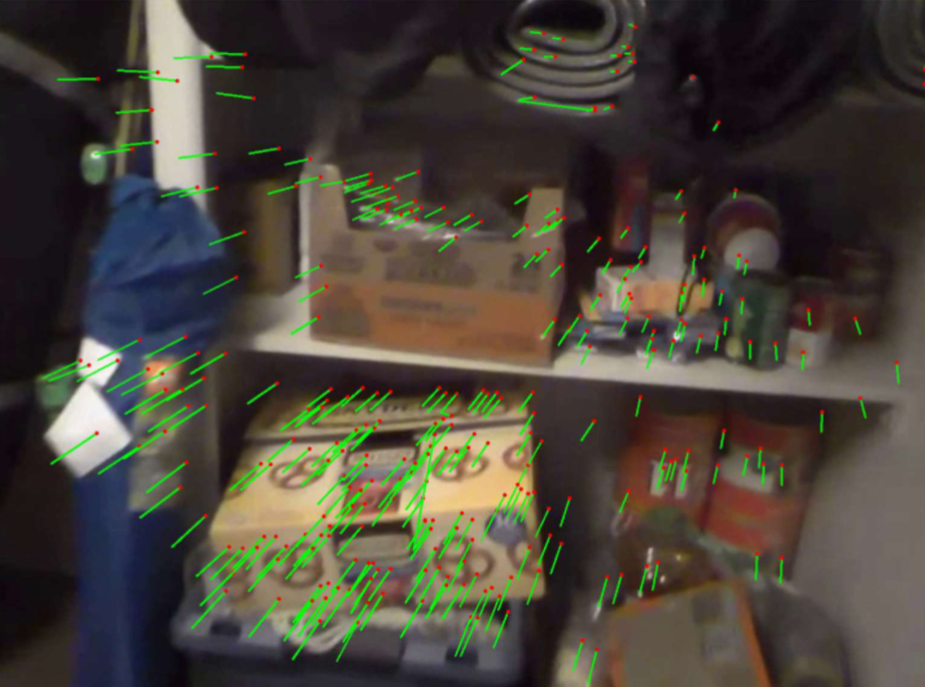
#> input picture MotionField/Contraction.png, 925 x 687 px, given in place of Video.mp4, which was not available
$ python task2.py
#> lines starting #> are read from the running program, lines starting #| are printed output that depends on the picture
import cv2 as cv
import numpy as np

# Open the video file
cap = cv.VideoCapture('Video.mp4')
if not cap.isOpened():
    print("Error: Could not open video.")
    exit()

# Get video properties (like frame width, height, and FPS) and Create VideoWriter object
frame_width = int(cap.get(cv.CAP_PROP_FRAME_WIDTH))
frame_height = int(cap.get(cv.CAP_PROP_FRAME_HEIGHT))
fps = cap.get(cv.CAP_PROP_FPS)
print("Width:", frame_width, "Height", frame_height)

all_old_points = []
all_new_points = []


METHOD = "knnMatch"
# METHOD = "matchTemplate"

if METHOD == "knnMatch":
    out = cv.VideoWriter('processed_video2.mp4', cv.VideoWriter_fourcc(*'mp4v'), fps,
                    (frame_width, frame_height))
    out2 = cv.VideoWriter('processed_video2_nolines.mp4', cv.VideoWriter_fourcc(*'mp4v'), fps,
                    (frame_width, frame_height))
    # Initiate SIFT detector and BFMatcher
    sift = cv.SIFT_create(nfeatures=1000)
    bf = cv.BFMatcher()

    frame_number = 0
    skip = 5
    prev_kp = [None]*skip
    prev_des = [None]*skip
    max_distance = 200

    while True:
        ret, frame = cap.read()  # Read a frame from the video
#> frame is the input picture: shape (687, 925, 3); mean B, G, R 58.1, 68.4, 73.9
        if not ret: break
        frame_gray = cv.cvtColor(frame, cv.COLOR_BGR2GRAY)
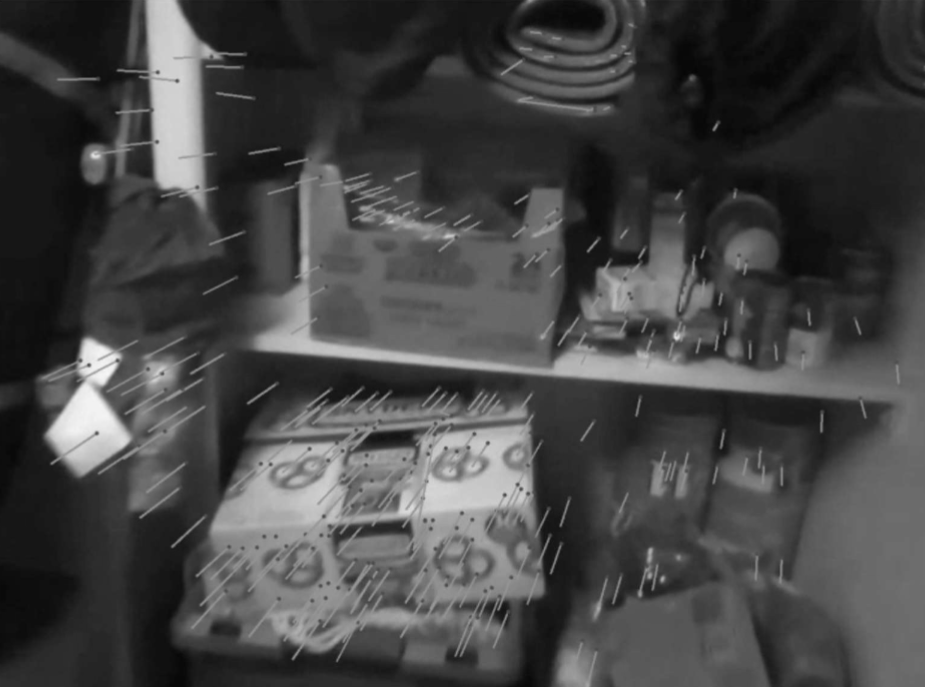
#> frame_gray: shape (687, 925); min 5, max 246, mean 68.8

        kp1, des1 = prev_kp[frame_number % skip], prev_des[frame_number % skip]
        kp2, des2 = sift.detectAndCompute(frame_gray, None)
#> kp2 = 1000 keypoints; strongest (x, y, size): (97, 359, 25.6), (179, 159, 40.6), (173, 57, 48.6), (89, 365, 2.7)

        if des1 is not None:

            # find the keypoints and descriptors with SIFT
            matches = bf.knnMatch(des1, des2, k=2)

            # Choose only the best matches
            all_good = []
            for m, n in matches:
                if m.distance < .75*n.distance:
                    all_good.append([m])

            all_good.sort(key=lambda x: x[0].distance)  # Sort matches by distance
            top_n = 500  # Limit the number of matches to top N
            good = all_good[:top_n]  # Keep only the top N matches

            # Get the coordinates of the good matches in both images
            points1 = np.float32([kp1[m[0].queryIdx].pt for m in good])
            points2 = np.float32([kp2[m[0].trainIdx].pt for m in good])

            all_new_points.append([])
            all_old_points.append([])
            frame2 = frame.copy()

            # Draw motion lines
            for new, old in zip(points1, points2):
                a, b = new.ravel().astype(int)
                c, d = old.ravel().astype(int)

                # Calculate the distance between the points
                dist = np.linalg.norm([a - c, b - d])
                # print(dist)

                # Only draw if the distance is smaller than the threshold
                if dist < max_distance:
                    all_new_points[-1].append([a, b])
                    all_old_points[-1].append([c, d])
                    cv.line(frame, (a, b), (c, d), (0, 255, 0), 2)
                cv.circle(frame, (a, b), 3, (0, 0, 255), -1)
                cv.circle(frame2, (a, b), 3, (0, 0, 255), -1)

            # # Display the frame
            # cv.imshow("Feature Matching", frame)
            # cv.waitKey(0)  # Wait indefinitely until a key is pressed
            out.write(frame)
            out2.write(frame2)
            all_new_points[-1] = np.array(all_new_points[-1])
            all_old_points[-1] = np.array(all_old_points[-1])

        prev_kp[frame_number % skip], prev_des[frame_number % skip] = kp2, des2
        frame_number += 1
        if frame_number % 20 == 0: print(f"Processed frame {frame_number}")
        # break
else:
    out = cv.VideoWriter('processed_video3.mp4', cv.VideoWriter_fourcc(*'mp4v'), fps,
                    (frame_width, frame_height))
    frame_number = 0
    skip = 5
    template_size = 20
    all_prev_points = [None]*skip
    old_loc = [[None]*400 for _ in range(skip)]

    while True:
        ret, frame = cap.read()  # Read a frame from the video
        if not ret: break
        frame_gray = cv.cvtColor(frame, cv.COLOR_BGR2GRAY)

        prev_points = all_prev_points[frame_number % skip]
        new_pts = cv.goodFeaturesToTrack(frame_gray, maxCorners=400, qualityLevel=0.01, minDistance=10)

        if prev_points is not None:
            for i, point in enumerate(prev_points):
                x, y = point.ravel()  # Get the coordinates of the feature

                # Define template size (e.g., 20x20 or smaller)
                x_min = max(int(x) - template_size // 2, 0)
                y_min = max(int(y) - template_size // 2, 0)
                x_max = min(int(x) + template_size // 2, frame_gray.shape[1])
                y_max = min(int(y) + template_size // 2, frame_gray.shape[0])

                # Extract the template (small patch around the point)
                template = frame_gray[y_min:y_max, x_min:x_max]

                if template.shape[0] > 0 and template.shape[1] > 0:
                    # Define a small search window around the feature point
                    window_size = 40  # Size of the window for the search area (adjust as needed)
                    x_min_search = max(int(x) - window_size // 2, 0)
                    y_min_search = max(int(y) - window_size // 2, 0)
                    x_max_search = min(int(x) + window_size // 2, frame_gray.shape[1])
                    y_max_search = min(int(y) + window_size // 2, frame_gray.shape[0])

                    # Crop the frame to the search window
                    search_window = frame_gray[y_min_search:y_max_search, x_min_search:x_max_search]

                    if search_window.shape[0] > 0 and search_window.shape[1] > 0:
                        # Perform template matching within the search window
                        result = cv.matchTemplate(search_window, template, cv.TM_CCOEFF_NORMED)

                        # Get the best match location
                        min_val, max_val, min_loc, max_loc = cv.minMaxLoc(result)

                        # Adjust the location relative to the original frame
                        top_left = (max_loc[0] + x_min_search, max_loc[1] + y_min_search)
                        h, w = template.shape[:2]

                        a, b = (top_left[0] + w // 2, top_left[1] + h // 2)

                        # Find the closest previous location in old_loc
                        prev_loc = old_loc[frame_number % skip]
                        distances = np.linalg.norm(np.array(prev_loc) - np.array([a, b]), axis=1)
                        min_index = np.argmin(distances)
                        c, d = prev_loc[min_index]  # Closest point in old_loc

                        cv.circle(frame, (a, b), 3, (0, 0, 255), -1)
                        cv.line(frame, (a, b), (c, d), (0, 255, 0), 2)

                        old_loc[frame_number % skip][i] = (a, b)
            out.write(frame)
        else:
            old_loc[frame_number % skip] = [(0, 0)]*400 # First few frames will be off (and ignored)

        all_prev_points[frame_number % skip] = new_pts  # Save the current frame for future use
        # prev_kp[frame_number % skip], prev_des[frame_number % skip] = kp2, des2
        frame_number += 1
        if frame_number % 20 == 0: print(f"Processed frame {frame_number}")
        # break


cap.release()
out.release()
cv.destroyAllWindows()

parameters = {'old_points': all_old_points, "new_points": all_new_points}
np.save('matched_points2.npy', parameters)

$ run again, on MotionField/Expansion.png
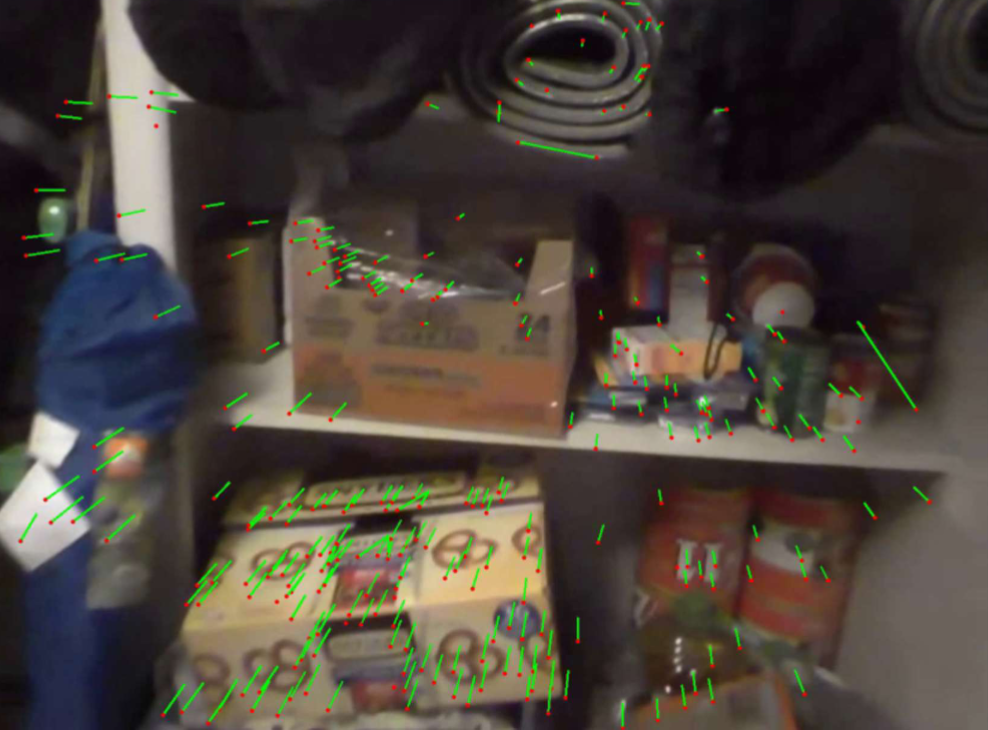
#> input picture MotionField/Expansion.png, 988 x 730 px, given in place of Video.mp4, which was not available
#> frame is the input picture: shape (730, 988, 3); mean B, G, R 58.6, 66.3, 74.8
#> `frame_gray = cv.cvtColor(frame, cv.COLOR_BGR2GRAY)`:
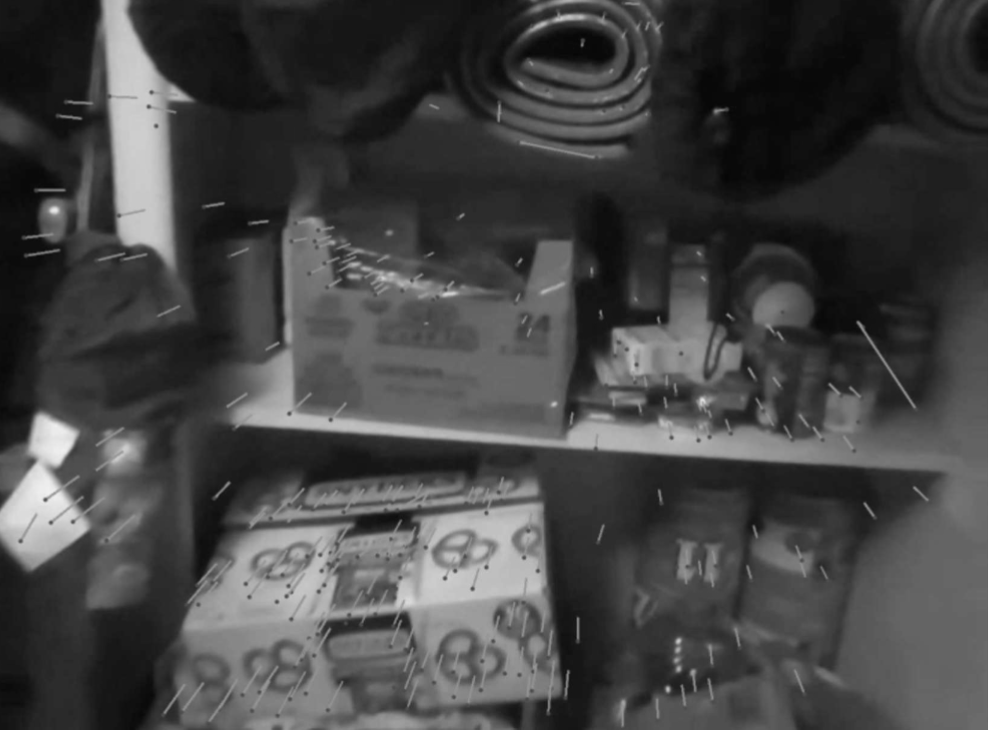
#> frame_gray: shape (730, 988); min 6, max 240, mean 68
#> kp2 = 1000 keypoints; strongest (x, y, size): (136, 96, 56.1), (145, 213, 45.5), (668, 689, 3.8), (40, 516, 52.7)

$ run again, on MotionField/Rotation.png
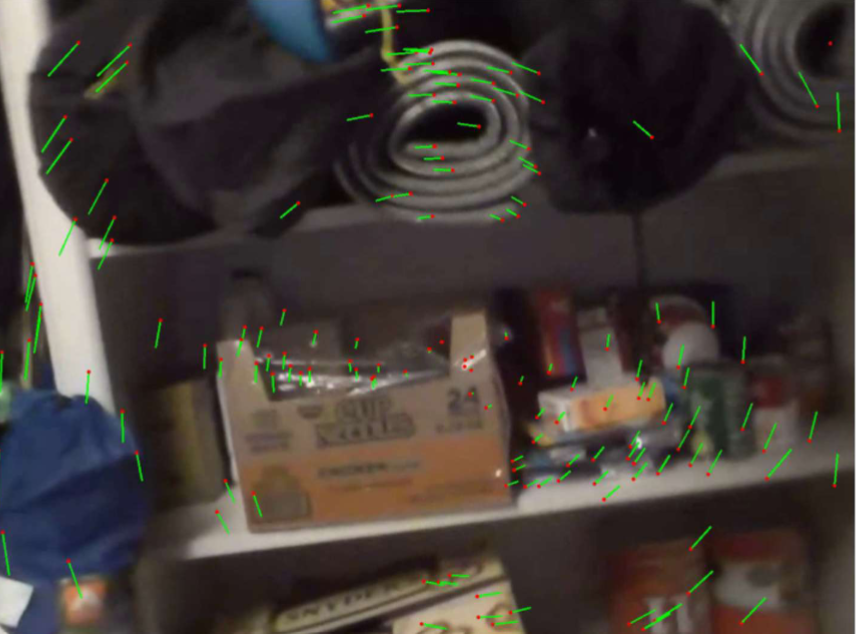
#> input picture MotionField/Rotation.png, 856 x 634 px, given in place of Video.mp4, which was not available
#> frame is the input picture: shape (634, 856, 3); mean B, G, R 54.8, 59.2, 67
#> `frame_gray = cv.cvtColor(frame, cv.COLOR_BGR2GRAY)`:
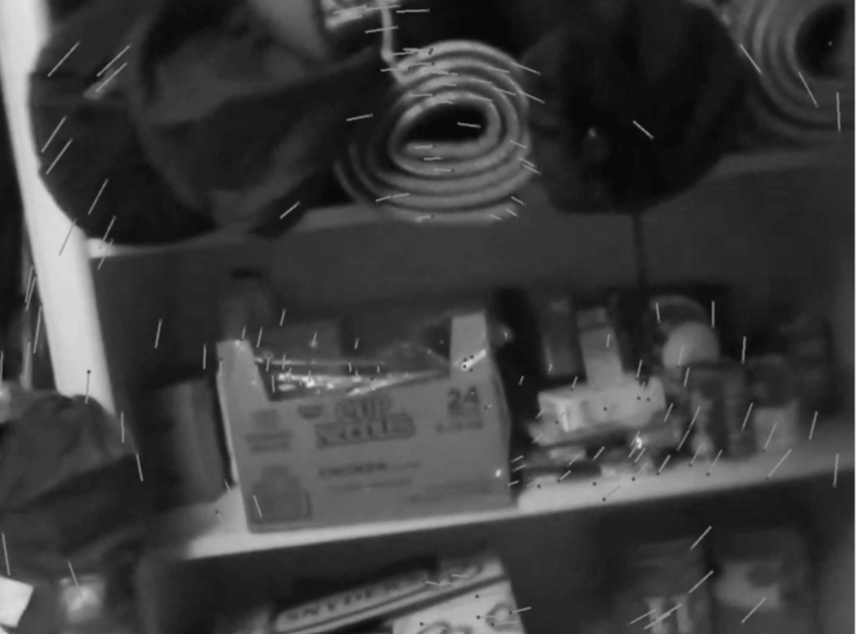
#> frame_gray: shape (634, 856); min 6, max 229, mean 61
#> kp2 = 791 keypoints; strongest (x, y, size): (61, 256, 50.6), (77, 357, 46.9), (100, 248, 13.1), (89, 372, 2.5)

$ run again, on MotionField/Translation.png
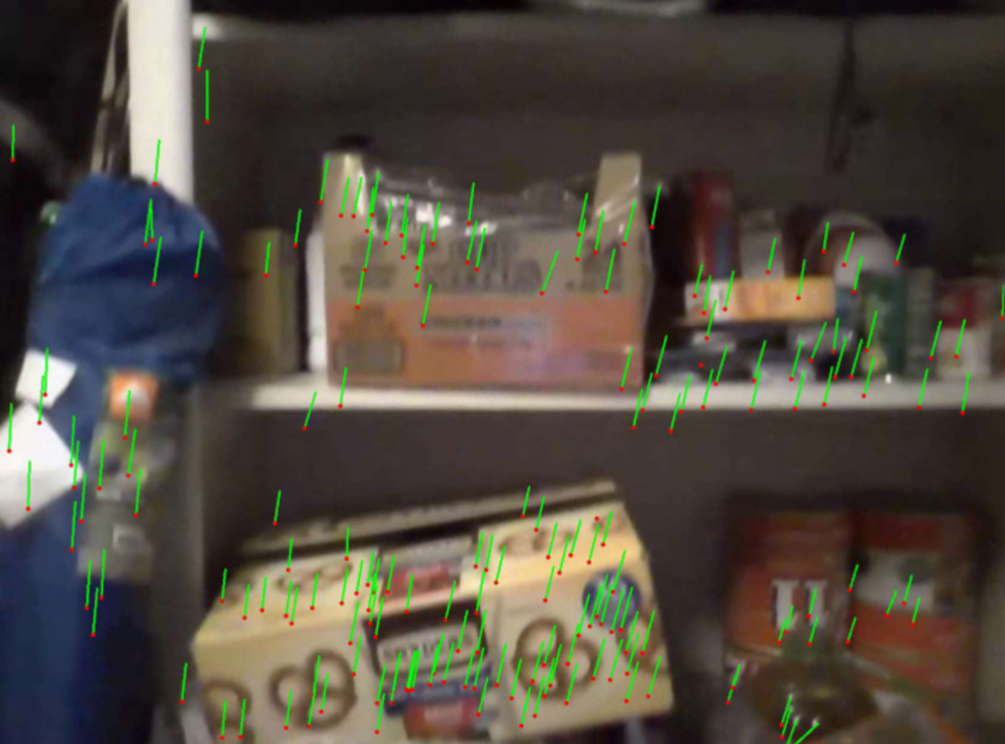
#> input picture MotionField/Translation.png, 1005 x 744 px, given in place of Video.mp4, which was not available
#> frame is the input picture: shape (744, 1005, 3); mean B, G, R 65, 75.3, 82.3
#> `frame_gray = cv.cvtColor(frame, cv.COLOR_BGR2GRAY)`:
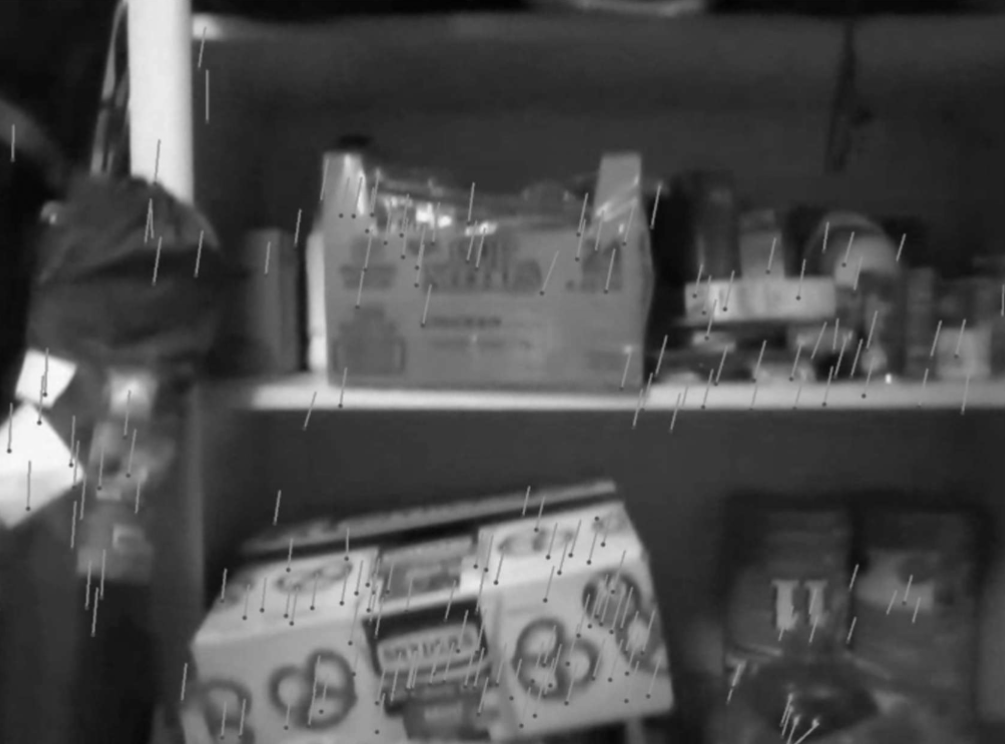
#> frame_gray: shape (744, 1005); min 2, max 251, mean 76.2
#> kp2 = 1000 keypoints; strongest (x, y, size): (44, 375, 32.5), (160, 138, 55.1), (9, 451, 3.1), (39, 423, 2.9)
